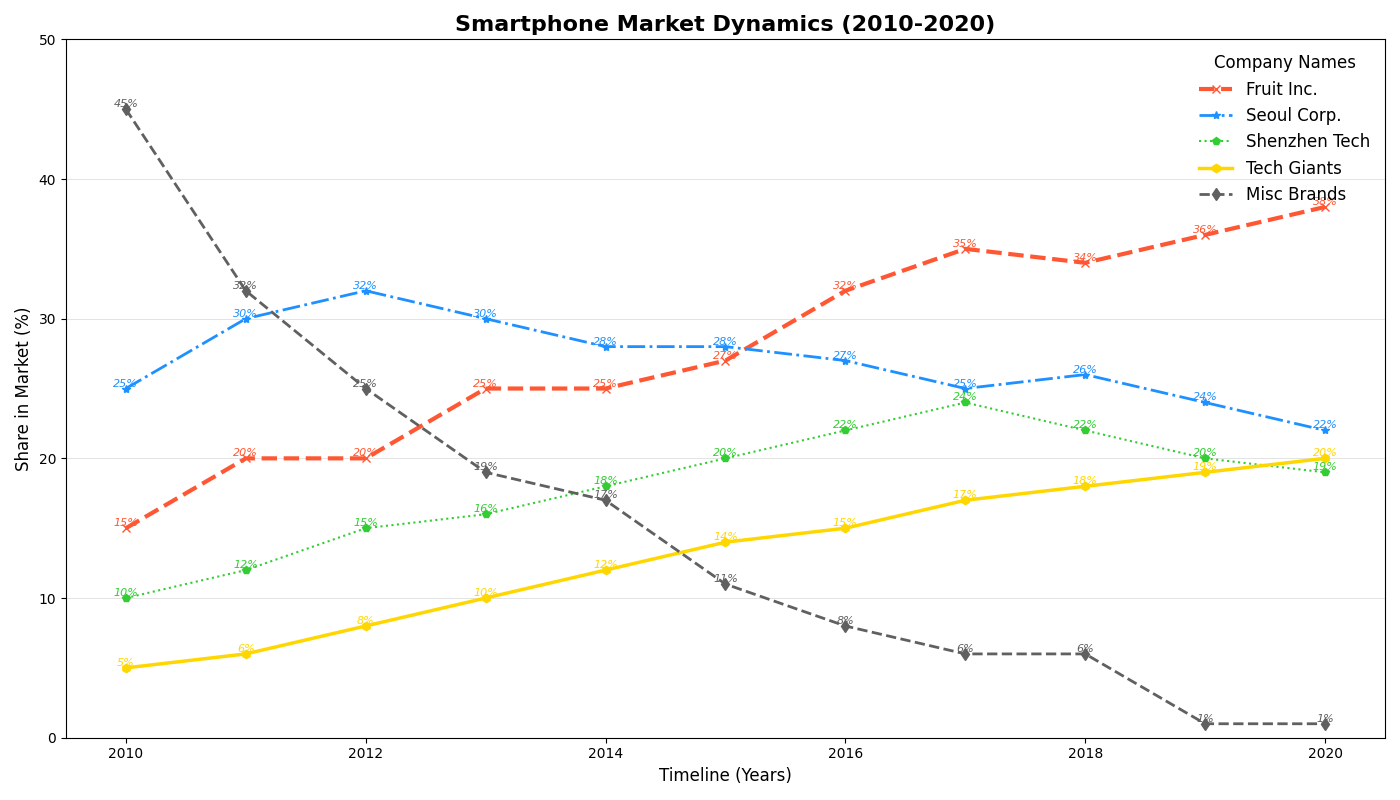

This chart was generated by the following Python code:
import matplotlib.pyplot as plt
import numpy as np

years = np.arange(2010, 2021)

apple = [15, 20, 20, 25, 25, 27, 32, 35, 34, 36, 38]
samsung = [25, 30, 32, 30, 28, 28, 27, 25, 26, 24, 22]
huawei = [10, 12, 15, 16, 18, 20, 22, 24, 22, 20, 19]
xiaomi = [5, 6, 8, 10, 12, 14, 15, 17, 18, 19, 20]
others = [45, 32, 25, 19, 17, 11,  8,  6,  6,  1, 1]

fig, ax = plt.subplots(figsize=(14, 8))

colors = ['#FF5733', '#1E90FF', '#32CD32', '#FFD700', '#606060']

ax.plot(years, apple, label='Fruit Inc.', color=colors[0], marker='x', linestyle='--', linewidth=3)
ax.plot(years, samsung, label='Seoul Corp.', color=colors[1], marker='*', linestyle='-.', linewidth=2)
ax.plot(years, huawei, label='Shenzhen Tech', color=colors[2], marker='p', linestyle=':', linewidth=1.5)
ax.plot(years, xiaomi, label='Tech Giants', color=colors[3], marker='h', linestyle='-', linewidth=2.5)
ax.plot(years, others, label='Misc Brands', color=colors[4], marker='d', linestyle='--', linewidth=2)

ax.set_title("Smartphone Market Dynamics (2010-2020)", fontsize=16, fontweight='bold')
ax.set_xlabel('Timeline (Years)', fontsize=12)
ax.set_ylabel('Share in Market (%)', fontsize=12)

ax.set_ylim(0, 50)

ax.yaxis.grid(True, linestyle='-', linewidth=0.5, alpha=0.5)
ax.xaxis.grid(False)

ax.legend(title='Company Names', fontsize=12, title_fontsize='12', loc='upper right', frameon=False)

for year, a, s, h, x, o in zip(years, apple, samsung, huawei, xiaomi, others):
    ax.text(year, a, f'{a}%', ha='center', va='bottom', fontsize=8, color=colors[0], fontstyle='italic')
    ax.text(year, s, f'{s}%', ha='center', va='bottom', fontsize=8, color=colors[1], fontstyle='italic')
    ax.text(year, h, f'{h}%', ha='center', va='bottom', fontsize=8, color=colors[2], fontstyle='italic')
    ax.text(year, x, f'{x}%', ha='center', va='bottom', fontsize=8, color=colors[3], fontstyle='italic')
    ax.text(year, o, f'{o}%', ha='center', va='bottom', fontsize=8, color=colors[4], fontstyle='italic')

plt.tight_layout()
plt.show()
